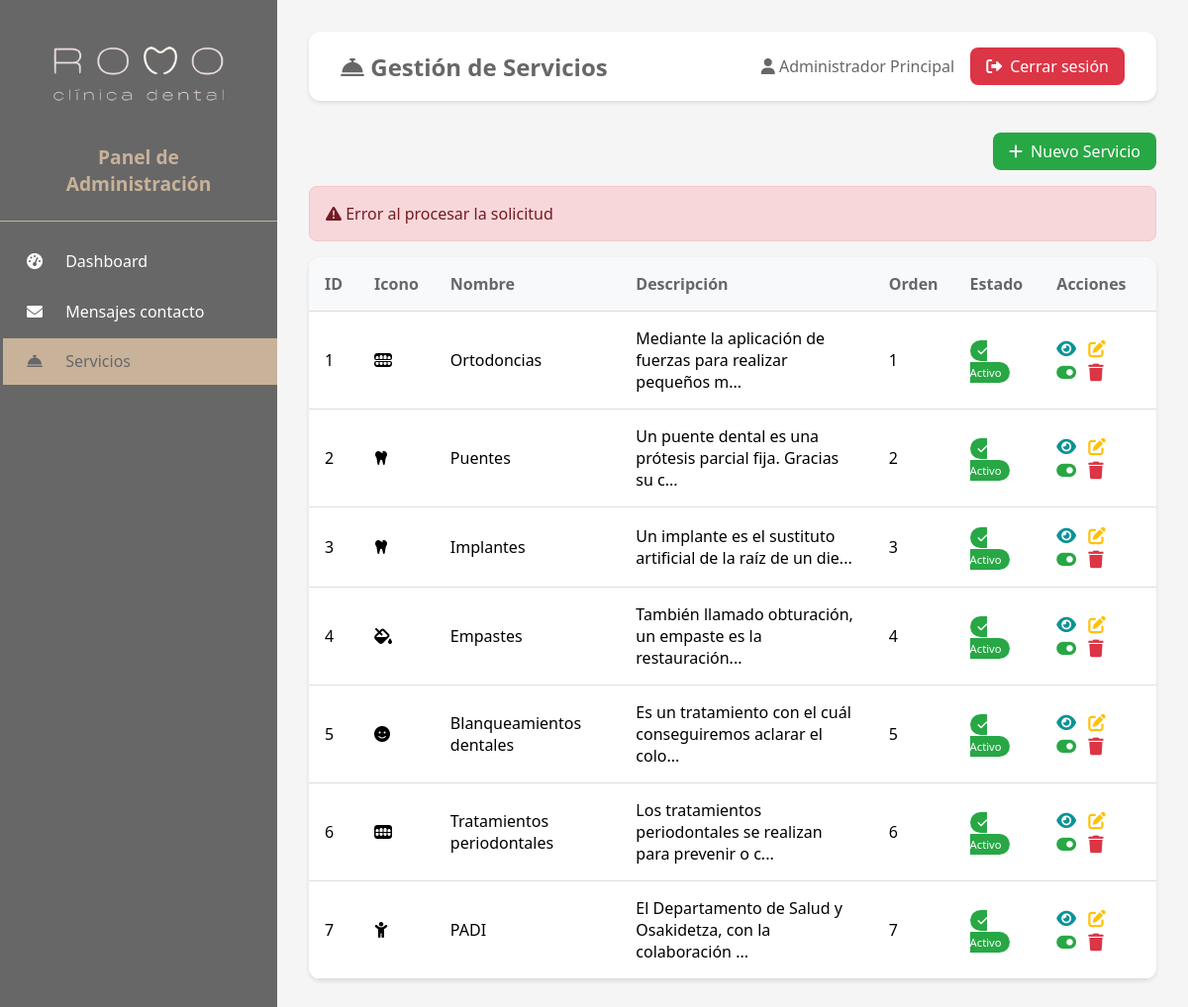
The app's page /admin/servicios.php?error=error (signed in) with its own data.
### tables this page shows
CREATE TABLE IF NOT EXISTS servicios (
    id INT AUTO_INCREMENT PRIMARY KEY,
    nombre VARCHAR(100) NOT NULL,
    descripcion TEXT NOT NULL,
    icono VARCHAR(50) DEFAULT 'fas fa-tooth',
    orden INT DEFAULT 0,
    activo BOOLEAN DEFAULT TRUE,
    fecha_creacion TIMESTAMP DEFAULT CURRENT_TIMESTAMP
);

### models/Servicio.php (called while the page is built, shortened)
<?php
class Servicio {
    private $conn;
    private $table_name = "servicios";
    public function __construct($db) {
        $this->conn = $db;
    }
    public function obtenerTodos() {
        $query = "SELECT * FROM " . $this->table_name . "
                  ORDER BY orden ASC";
        $stmt = $this->conn->prepare($query);
        $stmt->execute();
        return $stmt;
    }
    public function contarActivos() {
        $query = "SELECT COUNT(*) as total FROM " . $this->table_name . "
                  WHERE activo = 1";
        $stmt = $this->conn->prepare($query);
        $stmt->execute();
        $row = $stmt->fetch(PDO::FETCH_ASSOC);
        return $row['total'];
    }
}
?>

### admin/servicios.php (the view, shortened to what this page needs)
<?php
require_once '../models/Servicio.php';
$database = new Database();
$db = $database->getConnection();
$servicioModel = new Servicio($db);
$stmt = $servicioModel->obtenerTodos();
$error = isset($_GET['error']) ? 'Error al procesar la solicitud' : '';
?>
<!DOCTYPE html>
<html lang="es">
<head>
    <link rel="stylesheet" href="https://cdnjs.cloudflare.com/ajax/libs/font-awesome/6.0.0-beta3/css/all.min.css">
</head>
<body>
    <div class="sidebar" id="sidebar">
        <div class="sidebar-header">
            <img src="/Clinica-Dental-Romo/assets/images/logo1.png" alt="Logo Clínica Dental Romo">
            <h2>Panel de Administración</h2>
        </div>
        <ul class="sidebar-menu">
            <li><a href="dashboard.php"><i class="fas fa-tachometer-alt"></i> Dashboard</a></li>
            <li><a href="mensajes.php"><i class="fas fa-envelope"></i> Mensajes contacto</a></li>
            <li><a href="servicios.php" class="activo"><i class="fas fa-concierge-bell"></i> Servicios</a></li>
        </ul>
    </div>
    <div class="main-content">
        <div class="top-bar">
            <h1><i class="fas fa-concierge-bell"></i> Gestión de Servicios</h1>
            <div class="info-admin">
                <span><i class="fas fa-user"></i> <?php echo htmlspecialchars($_SESSION['admin_nombre'] ?? 'Administrador'); ?></span>
                <a href="logout.php" class="boton-logout"><i class="fas fa-sign-out-alt"></i> Cerrar sesión</a>
            </div>
        </div>
        <div style="margin-bottom: 1rem; text-align: right;">
            <a href="/Clinica-Dental-Romo/controllers/servicios_controller.php?accion=crear" class="boton-crear">
                <i class="fas fa-plus"></i> Nuevo Servicio
            </a>
        </div>
        <?php if ($error): ?>
            <div class="mensaje-error"><i class="fas fa-exclamation-triangle"></i> <?php echo $error; ?></div>
        <?php endif; ?>
        <div class="tabla-contenedor">
            <?php if ($stmt->rowCount() > 0): ?>
                <table>
                    <thead>
                        <tr>
                            <th>ID</th>
                            <th>Icono</th>
                            <th>Nombre</th>
                            <th>Descripción</th>
                            <th>Orden</th>
                            <th>Estado</th>
                            <th>Acciones</th>
                        </tr>
                    </thead>
                    <tbody>
                        <?php while ($row = $stmt->fetch(PDO::FETCH_ASSOC)): ?>
                            <tr>
                                <td><?php echo $row['id']; ?></td>
                                <td><i class="<?php echo htmlspecialchars($row['icono']); ?>"></i></td>
                                <td><?php echo htmlspecialchars($row['nombre']); ?></td>
                                <td><?php echo htmlspecialchars(substr($row['descripcion'], 0, 60)) . (strlen($row['descripcion']) > 60 ? '...' : ''); ?></td>
                                <td><?php echo $row['orden']; ?></td>
                                <td>
                                    <?php if ($row['activo'] == 1): ?>
                                        <span class="badge-activo"><i class="fas fa-check"></i> Activo</span>
                                    <?php else: ?>
                                        <span class="badge-inactivo"><i class="fas fa-times"></i> Inactivo</span>
                                    <?php endif; ?>
                                </td>
                                <td class="acciones">
                                    <a href="/Clinica-Dental-Romo/controllers/servicios_controller.php?accion=ver&id=<?php echo $row['id']; ?>" class="btn-ver" title="Ver"><i class="fas fa-eye"></i></a>
                                    <a href="/Clinica-Dental-Romo/controllers/servicios_controller.php?accion=editar&id=<?php echo $row['id']; ?>" class="btn-editar" title="Editar"><i class="fas fa-edit"></i></a>
                                    <?php if ($row['activo'] == 1): ?>
                                        <a href="/Clinica-Dental-Romo/controllers/servicios_controller.php?accion=toggle_estado&id=<?php echo $row['id']; ?>&estado=0" class="btn-activar" title="Desactivar" onclick="return confirm('¿Desactivar este servicio?')"><i class="fas fa-toggle-on"></i></a>
                                    <?php else: ?>
                                        <a href="/Clinica-Dental-Romo/controllers/servicios_controller.php?accion=toggle_estado&id=<?php echo $row['id']; ?>&estado=1" class="btn-activar" title="Activar" onclick="return confirm('¿Activar este servicio?')"><i class="fas fa-toggle-off"></i></a>
                                    <?php endif; ?>
                                    <a href="/Clinica-Dental-Romo/controllers/servicios_controller.php?accion=eliminar&id=<?php echo $row['id']; ?>" class="btn-eliminar" title="Eliminar" onclick="return confirm('¿Eliminar este servicio permanentemente?')"><i class="fas fa-trash"></i></a>
                                </td>
                            </tr>
                        <?php endwhile; ?>
                    </tbody>
                </table>
            <?php endif; ?>
        </div>
    </div>
</body>
</html>

### admin/servicios.php (style rules this page uses)
* { margin: 0; padding: 0; box-sizing: border-box; }
body { font-family: 'Segoe UI', Tahoma, Geneva, Verdana, sans-serif; background-color: #f5f5f5; }
.sidebar { width: 280px; background-color: #676768; color: white; position: fixed; height: 100%; left: 0; top: 0; overflow-y: auto; transition: transform 0.3s ease; z-index: 1000; }
.sidebar-header { padding: 1.5rem; text-align: center; border-bottom: 1px solid #C8B299; }
.sidebar-header img { width: 200px; height: 100px; object-fit: contain; margin-bottom: 0.5rem; }
.sidebar-header h2 { font-size: 1.2rem; margin-top: 0.5rem; color: #C8B299; }
.sidebar-menu { list-style: none; padding: 1rem 0; }
.sidebar-menu li { margin-bottom: 0.2rem; }
.sidebar-menu a { display: block; padding: 0.8rem 1.5rem; color: white; text-decoration: none; transition: all 0.3s; border-left: 3px solid transparent; }
.sidebar-menu a.activo { background-color: #C8B299; border-left-color: #676768; color: #676768; }
.sidebar-menu i { width: 25px; margin-right: 10px; }
.main-content { margin-left: 280px; padding: 2rem; transition: all 0.3s; }
.top-bar { background-color: white; padding: 1rem 2rem; border-radius: 12px; margin-bottom: 2rem; display: flex; justify-content: space-between; align-items: center; box-shadow: 0 2px 4px rgba(0,0,0,0.1); }
.top-bar h1 { color: #676768; font-size: 1.5rem; }
.info-admin { display: flex; align-items: center; gap: 1rem; }
.info-admin span { color: #676768; }
.boton-logout { background-color: #dc3545; color: white; text-decoration: none; padding: 0.5rem 1rem; border-radius: 8px; display: inline-flex; align-items: center; gap: 0.5rem; transition: background-color 0.3s; }
.boton-crear { background-color: #28a745; color: white; padding: 0.5rem 1rem; border-radius: 8px; text-decoration: none; display: inline-flex; align-items: center; gap: 0.5rem; transition: background-color 0.3s; }
.mensaje-error { background-color: #f8d7da; color: #721c24; padding: 1rem; border-radius: 8px; margin-bottom: 1rem; border: 1px solid #f5c6cb; }
.tabla-contenedor { background-color: white; border-radius: 12px; box-shadow: 0 2px 4px rgba(0,0,0,0.1); overflow-x: auto; -webkit-overflow-scrolling: touch; }
table { width: 100%; border-collapse: collapse; min-width: 600px; }
th, td { padding: 1rem; text-align: left; border-bottom: 1px solid #ddd; }
th { background-color: #f8f9fa; color: #676768; font-weight: bold; }
.badge-activo { background-color: #28a745; color: white; padding: 0.2rem 0.5rem; border-radius: 20px; font-size: 0.7rem; }
.acciones a { margin-right: 0.5rem; text-decoration: none; font-size: 1.1rem; }
.btn-ver { color: #0a9396; }
.btn-editar { color: #ffc107; }
.btn-eliminar { color: #dc3545; }
.btn-activar { color: #28a745; }

### records on screen
servicios: id "1", nombre "Ortodoncias", descripcion "Mediante la aplicación de fuerzas para realizar pequeños m", orden "1", activo 1 (drawn)
servicios: id "2", nombre "Puentes", descripcion "Un puente dental es una prótesis parcial fija. Gracias su c", orden "2", activo 1 (drawn)
servicios: id "3", nombre "Implantes", descripcion "Un implante es el sustituto artificial de la raíz de un die", orden "3", activo 1 (drawn)
servicios: id "4", nombre "Empastes", descripcion "También llamado obturación, un empaste es la restauración", orden "4", activo 1 (drawn)
servicios: id "5", nombre "Blanqueamientos dentales", descripcion "Es un tratamiento con el cuál conseguiremos aclarar el colo", orden "5", activo 1 (drawn)
servicios: id "6", nombre "Tratamientos periodontales", descripcion "Los tratamientos periodontales se realizan para prevenir o c", orden "6", activo 1 (drawn)
servicios: id "7", nombre "PADI", descripcion "El Departamento de Salud y Osakidetza, con la colaboración", orden "7", activo 1 (drawn)

### other values on screen
$_SESSION['admin_nombre'] "Administrador Principal"
$error "Error al procesar la solicitud"
